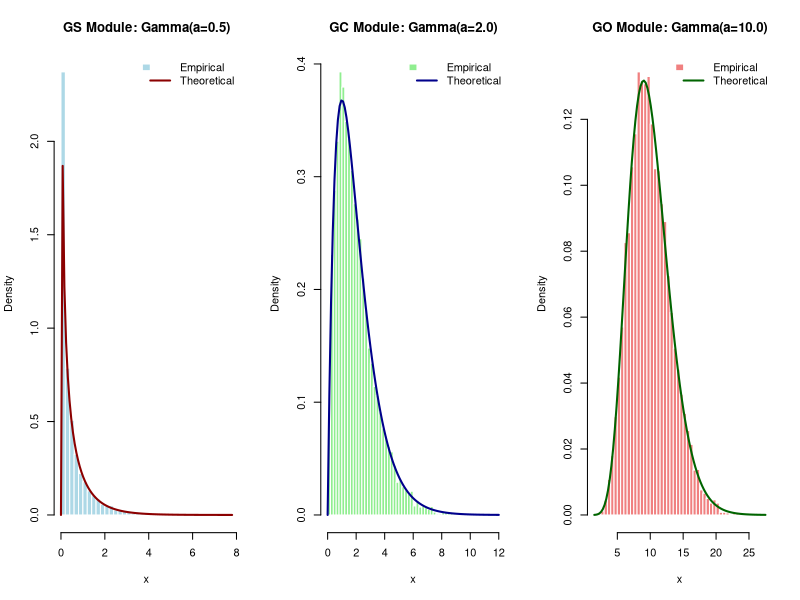

Generate this figure with R:
## ---- chunk 1
knitr::opts_chunk$set(echo = TRUE)
## ---- chunk 2
# Master Function: Dynamically routes shape parameter 'a' to the correct mathematical algorithm
generate_gamma_complete <- function(n, a) {
  if (a <= 0) stop("Shape parameter 'a' must be strictly positive (> 0)")
  
  if (a <= 1) {
    # Handles infinite asymptote at zero
    return(generate_gamma_GS(n, a))
  } else if (a <= 2.53278) {
    # Handles parameters where GO polynomial bounds are invalid
    return(generate_gamma_GC(n, a))
  } else {
    # Highly optimized Normal-Exponential split for large parameters
    return(generate_gamma_GO(n, a))
  }
}
## ---- chunk 3
# Algorithm GS: Piecewise Envelope
generate_gamma_GS <- function(n, a) {
  samples <- numeric(n)
  b <- (exp(1) + a) / exp(1) 
  
  for (i in 1:n) {
    accepted <- FALSE
    while (!accepted) {
      u <- runif(1)
      p <- b * u
      if (p <= 1) {
        x <- p^(1 / a)
        u_prime <- runif(1)
        if (log(u_prime) <= -x) {
          samples[i] <- x
          accepted <- TRUE
        }
      } else {
        x <- -log((b - p) / a)
        u_prime <- runif(1)
        if (log(u_prime) <= (a - 1) * log(x)) {
          samples[i] <- x
          accepted <- TRUE
        }
      }
    }
  }
  return(samples)
}
## ---- chunk 4
# Algorithm GC: Cauchy Envelope Method
generate_gamma_GC <- function(n, a) {
  samples <- numeric(n)
  b <- a - 1
  A <- 2 * a - 1
  s <- sqrt(A)
  
  for(i in 1:n) {
    accepted <- FALSE
    while(!accepted) {
      u <- runif(1)
      t <- s * tan(pi * (u - 0.5))
      x <- b + t
      
      if(x >= 0) {
        u2 <- runif(1)
        # Evaluated on log scale to prevent exp() overflow
        test_val <- b * log(x / b) - t + log(1 + (t^2 / A))
        if(log(u2) <= test_val) {
          samples[i] <- x
          accepted <- TRUE
        }
      }
    }
  }
  return(samples)
}
## ---- chunk 5
# Algorithm GO: Modified Normal-Exponential Method with Squeeze Bounds
generate_gamma_GO <- function(n, a) {
  samples <- numeric(n)
  
  # Pre-compute structural constants
  mu <- a - 1
  sigma <- sqrt(a + sqrt(8/3) * sqrt(a))
  W <- sigma^2 / mu
  d <- sqrt(6) * sigma
  b_bound <- mu + d
  beta_const <- 0.009572265238289
  
  for(i in 1:n) {
    accepted <- FALSE
    while(!accepted) {
      u1 <- runif(1)
      
      if(u1 <= beta_const) {
        # --- TAIL REGION (Exponential Envelope) ---
        s_exp <- rexp(1)
        x <- b_bound * (1 + s_exp / d)
        u2 <- runif(1)
        
        # Exact logarithmic expansion to bypass text errors
        log_f <- mu * log(x / mu) - x + mu
        log_h <- mu * log(b_bound / mu) - (1 - mu / b_bound) * x
        log_r <- log(beta_const / (1 - beta_const)) + 0.5 * log(2 * pi * sigma^2) + 
                 mu * log(mu / b_bound) + log(d / b_bound) + d
                 
        if(log(u2) <= log_f - (log_r + log_h)) {
          samples[i] <- x
          accepted <- TRUE
        }
      } else {
        # --- CORE REGION (Normal Envelope) ---
        s_norm <- rnorm(1)
        x <- mu + sigma * s_norm
        
        if(x >= 0 && x <= b_bound) {
          u2 <- runif(1)
          S <- (s_norm^2) / 2
          
          # Lemma 3: Quick Acceptance Squeeze Bounds
          if (s_norm >= 0) {
            L <- 1 - S * (W - 1)
          } else {
            L <- 1 - S * (W - 1) + (s_norm^3 / sqrt(a)) * W
          }
          
          if(u2 <= L) {
            samples[i] <- x
            accepted <- TRUE
          } else {
            # Full evaluation if squeeze test fails
            if(log(u2) <= mu * (1 + log(x / mu)) - x + S) {
              samples[i] <- x
              accepted <- TRUE
            }
          }
        }
      }
    }
  }
  return(samples)
}
## ---- chunk 6
# Generate 10,000 samples for each segment of the architecture
set.seed(42)
n_samples <- 10000

# Route through the master wrapper function
samples_GS <- generate_gamma_complete(n_samples, a = 0.5)
samples_GC <- generate_gamma_complete(n_samples, a = 2.0)
samples_GO <- generate_gamma_complete(n_samples, a = 10.0)

# Set up a 1x3 plotting grid to display the histograms side-by-side
par(mfrow=c(1, 3))

# ---------------------------------------------------------
# Plot 1: Algorithm GS (a = 0.5)
# ---------------------------------------------------------
hist(samples_GS, probability = TRUE, breaks = 50, col = "lightblue",
     main = "GS Module: Gamma(a=0.5)", xlab = "x", ylab = "Density", border = "white")
curve(dgamma(x, shape = 0.5, rate = 1), add = TRUE, col = "darkred", lwd = 2)
legend("topright", legend = c("Empirical", "Theoretical"),
       fill = c("lightblue", NA), border = c("white", NA),
       col = c(NA, "darkred"), lwd = c(NA, 2), bty = "n")

# ---------------------------------------------------------
# Plot 2: Algorithm GC (a = 2.0)
# ---------------------------------------------------------
hist(samples_GC, probability = TRUE, breaks = 50, col = "lightgreen",
     main = "GC Module: Gamma(a=2.0)", xlab = "x", ylab = "Density", border = "white")
curve(dgamma(x, shape = 2.0, rate = 1), add = TRUE, col = "darkblue", lwd = 2)
legend("topright", legend = c("Empirical", "Theoretical"),
       fill = c("lightgreen", NA), border = c("white", NA),
       col = c(NA, "darkblue"), lwd = c(NA, 2), bty = "n")

# ---------------------------------------------------------
# Plot 3: Algorithm GO (a = 10.0)
# ---------------------------------------------------------
hist(samples_GO, probability = TRUE, breaks = 50, col = "lightcoral",
     main = "GO Module: Gamma(a=10.0)", xlab = "x", ylab = "Density", border = "white")
curve(dgamma(x, shape = 10.0, rate = 1), add = TRUE, col = "darkgreen", lwd = 2)
legend("topright", legend = c("Empirical", "Theoretical"),
       fill = c("lightcoral", NA), border = c("white", NA),
       col = c(NA, "darkgreen"), lwd = c(NA, 2), bty = "n")

# Reset plotting window
par(mfrow=c(1, 1))
